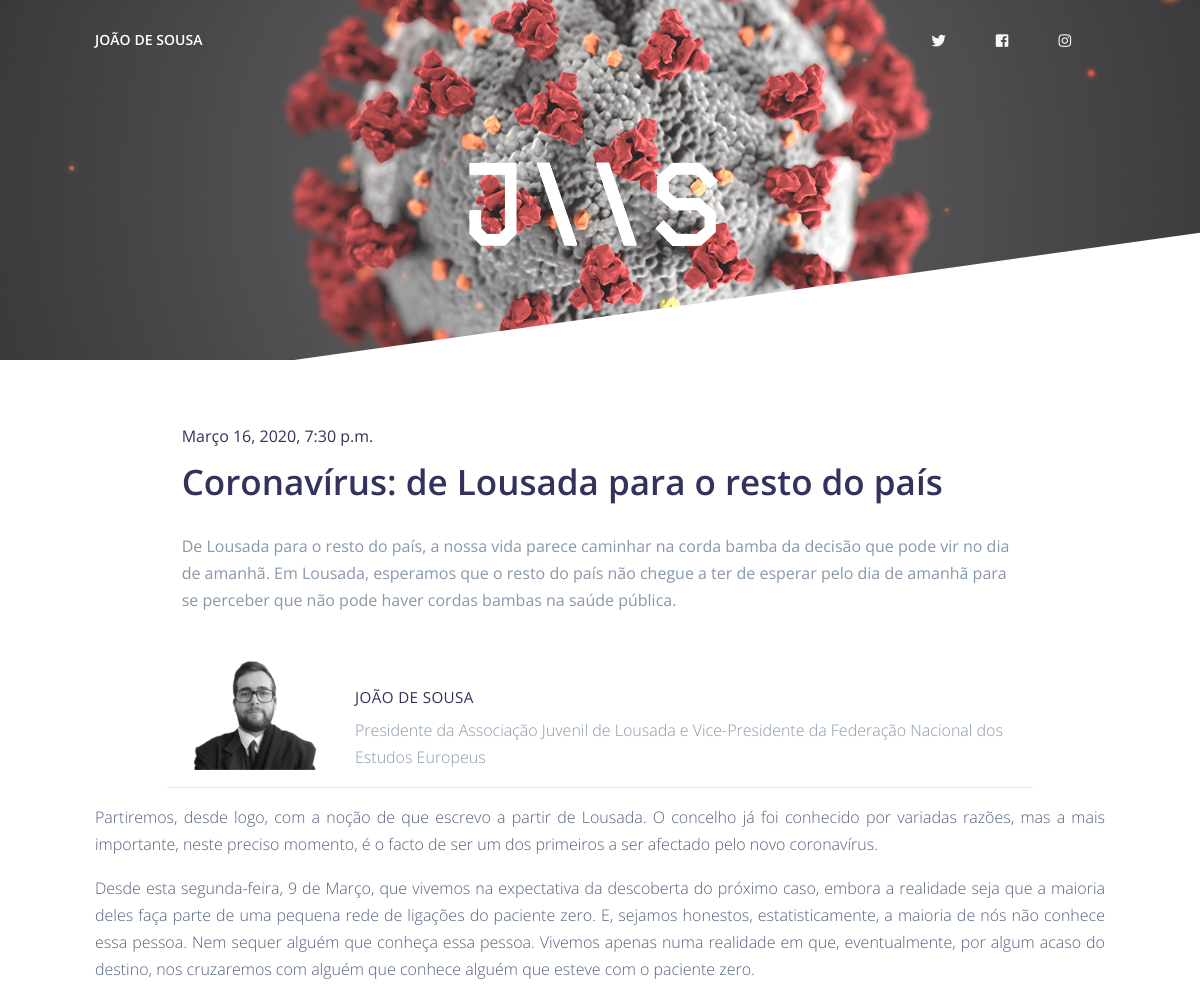
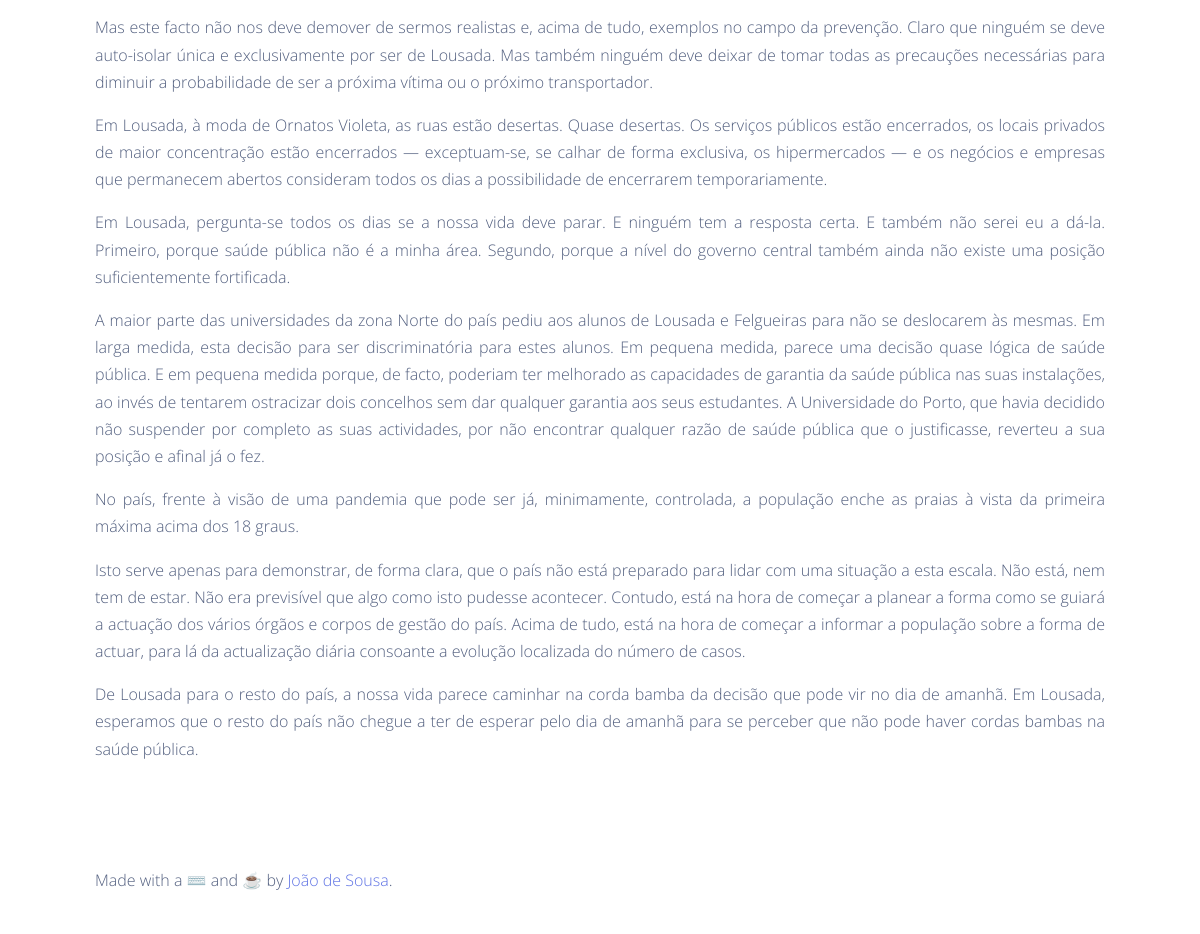
Screenshot of /lousada-para-pais/ with the database file from the repository (2 pictures, top to bottom).
### blog/models.py (models this page shows, shortened)
class Post(models.Model):
    user = models.ForeignKey(User, on_delete = models.CASCADE, related_name='blog_posts')
    title = models.CharField(max_length= 75, verbose_name="Título")
    byline = models.CharField(max_length=275, verbose_name="Subtítulo")
    text = models.TextField(verbose_name="Corpo")
    image = models.ImageField(upload_to='post', blank= True, null=True, verbose_name="Imagem")
    slug = models.SlugField(max_length=128, verbose_name="URL")
    created_on = models.DateTimeField(auto_now_add=True)
    status = models.IntegerField(choices=STATUS, default=0)

### blog/views.py (the view)
# urls.py: path('<slug:slug>/', views.PostDetail.as_view(), name='post_detail'),
class PostDetail(generic.DetailView):
    model = Post
    template_name = 'post_detail.html'

### blog/templates/post_detail.html (shortened to what this page needs)
  {% extends "base_detail.html" %}
  {% block content %}
  {% load static %}
  <div class="wrapper">
    <section class="section">
      <div class="container">
        <div class="row">
          <div class="col-md-10 ml-auto mr-auto">
            <h6 class="category">{{post.created_on}}</h6>
            <h2 class="display-3">{{post.title}}</h2>
            <p class="lead text-muted"><small>{{post.byline}}</small></p>
          </div>
        </div>
            <div class="row align-items-center mt--3">
              <div class="col-md-3 text-lg-right">
                  <img src="{% static 'blog/assets/img/1448278.jpg' %}" style="filter: grayscale(100%); -webkit-filter: grayscale(100%);" width="60%">
              </div>
              <div class="col-md-9 mt-6">
                <h3 class="heading">João de Sousa</h3>
                <p class="text-muted">Presidente da Associação Juvenil de Lousada e Vice-Presidente da Federação Nacional dos <br>Estudos Europeus</p>
              </div>
            </div>
            <div class="border-bottom mb-3 ml-6 mr-6"></div>
        <div class="row">
          <div class="col-md-12 ml-auto mr-auto">
            {{post.text|safe}}
          </div>
          </div>
    </section>
  </div>
  {%endblock%}

### rows the page displays
Post: created_on "Março 16, 2020, 7:30 p.m.", title "Coronavírus: de Lousada para o resto do país", byline "De Lousada para o resto do país, a nossa vida parece caminhar na corda bamba da decisão que pode vir no dia de amanhã. Em Lousada, esperamos que o resto do país não chegue a ter de esperar pelo dia de amanhã para se perceber que não pode haver cordas bambas na saúde pública.", text "Partiremos, desde logo, com a noção de que escrevo a partir de Lousada. O concelho já foi conhecido por variadas razões, mas a mais importante, neste preciso momento, é o facto de ser um dos primeiros a ser afectado pelo novo coronavírus. Desde esta segunda-feira, 9 de Março, que vivemos na expectativa da descoberta do próximo caso, embora a realidade seja que a maioria deles faça parte de uma pequena rede de ligações do paciente zero. E, sejamos honestos, estatisticamente, a maioria de nós não conhece essa pessoa. Nem sequer alguém que conheça essa pessoa. Vivemos apenas numa realidade em que, eventualmente, por algum acaso do destino, nos cruzaremos com alguém que conhece alguém que…"
